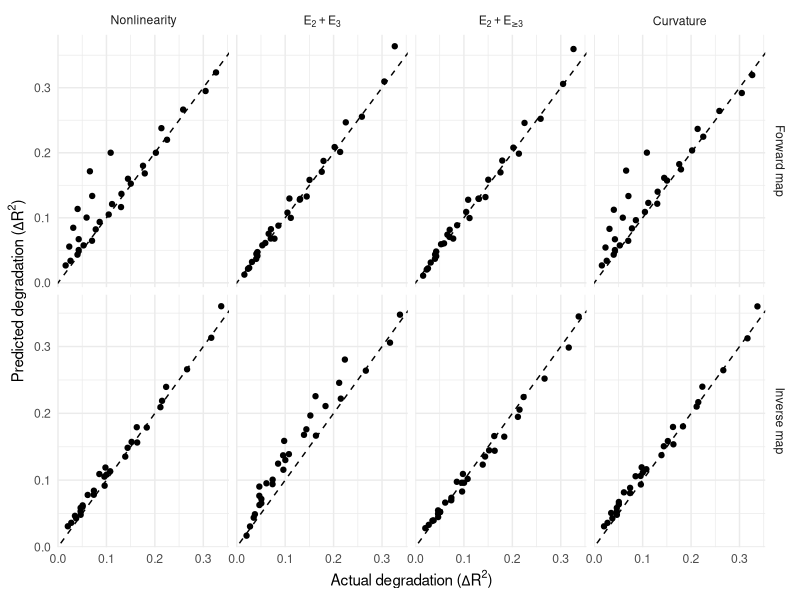
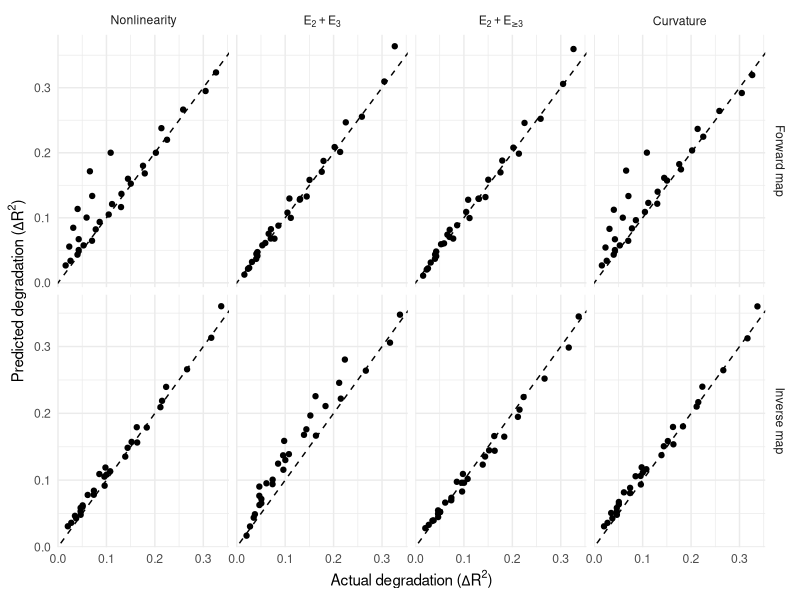

R code for these plots, in order:
library(tidyverse)
library(readxl)
library(broom)

frozen_model = read.csv("results/frozen_model_coefficients.csv")

holdout_energy = read.csv("results/holdout_yeo_metrics.csv")
holdout_curvature = read.csv("results/holdout_yeo_curvature.csv")


predict_frozen = function(data, coef_table, model_name) {
  
  coefs = coef_table %>%
    filter(model == model_name)
  
  prediction = rep(0, nrow(data))
  
  for (i in 1:nrow(coefs)) {
    
    term = coefs$term[i]
    beta = coefs$estimate[i]
    
    if (term == "(Intercept)") {
      
      prediction = prediction + beta
      
    } else if (term == "log(n)") {
      
      prediction = prediction + beta * log(data$n)
      
    } else if (str_detect(term, ":")) {
      
      pieces = str_split(term, ":", simplify = TRUE)
      
      x1 = if (pieces[1] == "log(n)") {
        log(data$n)
      } else {
        data[[pieces[1]]]
      }
      
      x2 = if (pieces[2] == "log(n)") {
        log(data$n)
      } else {
        data[[pieces[2]]]
      }
      
      prediction = prediction + beta * x1 * x2
      
    } else {
      
      prediction = prediction + beta * data[[term]]
      
    }
  }
  
  prediction
}


holdout_results_fixed = read_excel("results/holdout_yeo_independent.xlsx")

Averaged_fixed = holdout_results_fixed %>%
  group_by(transform, strength, n, 
           observed_representation, 
           signal_representation
  ) %>%
  summarize(
    mean_r2 = mean(r2_test),
    .groups = "drop"
  )

HoldoutDegrade_fixed = Averaged_fixed %>%
  pivot_wider(
    names_from = observed_representation,
    values_from = mean_r2
  ) %>%
  mutate(
    direction = if_else(
      signal_representation == "transformed",
      "forward",
      "inverse"
    ),
    
    degradation = if_else(
      signal_representation == "transformed",
      transformed - base,
      base - transformed
    )
  ) 

HoldoutDegrade_fixed = HoldoutDegrade_fixed %>%
  left_join(
    holdout_energy,
    by = c("transform", "strength")
  ) %>%
  left_join(
    holdout_curvature,
    by = c("transform", "strength")
  ) 

HoldoutDegrade_fixed = HoldoutDegrade_fixed %>%
  mutate(
    nonlinear_energy = 1 - energy1,
    energy3plus = 1-energy1-energy2
  ) %>%
  mutate(
    inv_nonlinear_energy = 1 - inv_energy1,
    inv_energy3plus = 1 - inv_energy1 - inv_energy2
  )

predict_frozen = function(data, coef_table, model_name) {
  
  coefs = coef_table %>%
    filter(model == model_name)
  
  prediction = rep(0, nrow(data))
  
  for (i in 1:nrow(coefs)) {
    
    term = coefs$term[i]
    beta = coefs$estimate[i]
    
    if (term == "(Intercept)") {
      
      prediction = prediction + beta
      
    } else if (term == "log(n)") {
      
      prediction = prediction + beta * log(data$n)
      
    } else if (str_detect(term, ":")) {
      
      pieces = str_split(term, ":", simplify = TRUE)
      
      x1 = if (pieces[1] == "log(n)") {
        log(data$n)
      } else {
        data[[pieces[1]]]
      }
      
      x2 = if (pieces[2] == "log(n)") {
        log(data$n)
      } else {
        data[[pieces[2]]]
      }
      
      prediction = prediction + beta * x1 * x2
      
    } else {
      
      prediction = prediction + beta * data[[term]]
      
    }
  }
  
  prediction
}

ForwardHoldout_fixed = HoldoutDegrade_fixed %>%
  filter(direction == "forward")

InverseHoldout_fixed = HoldoutDegrade_fixed %>%
  filter(direction == "inverse")

ForwardHoldout_fixed$pred_base =
  predict_frozen(ForwardHoldout_fixed, frozen_model, "forward_base")

ForwardHoldout_fixed$pred_energy =
  predict_frozen(ForwardHoldout_fixed, frozen_model, "forward_energy")

ForwardHoldout_fixed$pred_excess =
  predict_frozen(ForwardHoldout_fixed, frozen_model, "forward_excess")

ForwardHoldout_fixed$pred_curve =
  predict_frozen(ForwardHoldout_fixed, frozen_model, "forward_curve")

InverseHoldout_fixed$pred_base =
  predict_frozen(InverseHoldout_fixed, frozen_model, "inverse_base")

InverseHoldout_fixed$pred_energy =
  predict_frozen(InverseHoldout_fixed, frozen_model, "inverse_energy")

InverseHoldout_fixed$pred_excess =
  predict_frozen(InverseHoldout_fixed, frozen_model, "inverse_excess")

InverseHoldout_fixed$pred_curve =
  predict_frozen(InverseHoldout_fixed, frozen_model, "inverse_curve")

HoldoutPredictions_fixed = bind_rows(
  ForwardHoldout_fixed,
  InverseHoldout_fixed
)

model_levels <- c("base", "energy", "excess", "curve")
model_labels <- c(
  "Nonlinearity",
  "E[2] + E[3]",
  "E[2] + E[phantom() >= 3]",
  "Curvature"
)
HoldoutComparison_fixed = HoldoutPredictions_fixed %>%
  pivot_longer(
    cols = starts_with("pred_"),
    names_to = "model",
    values_to = "prediction"
  ) %>%
  mutate(
    model = str_remove(model, "pred_"),
    model = factor(model, levels = model_levels, labels = model_labels),
    direction = factor(
      direction,
      levels = c("forward", "inverse"),
      labels = c("Forward~map", "Inverse~map")
    )
  )

HoldoutMetrics_fixed = HoldoutComparison_fixed %>%
  group_by(direction, model) %>%
  summarize(
    rmse = sqrt(mean((degradation - prediction)^2)),
    mae = mean(abs(degradation - prediction)),
    r2 = 1 - sum((degradation - prediction)^2) /
      sum((degradation - mean(degradation))^2),
    correlation = cor(degradation, prediction),
    .groups = "drop"
  )

HoldoutMetrics_fixed

holdoutpred = ggplot(
  HoldoutComparison_fixed,
  aes(x = degradation, y = prediction)
) +
  geom_point() +
  geom_abline(intercept = 0, slope = 1, linetype = "dashed") +
  facet_grid(direction ~ model, scales = "free", labeller = label_parsed) +
  labs(
    x = expression("Actual degradation (" * Delta * R^2 * ")"),
    y = expression("Predicted degradation (" * Delta * R^2 * ")")
  ) +
  theme_minimal()
holdoutpred

ggsave(
  "figures/holdout_pred.pdf",
  holdoutpred,
  width = 5.5,
  height = 3.6,
  units = "in",
  device = cairo_pdf
)
